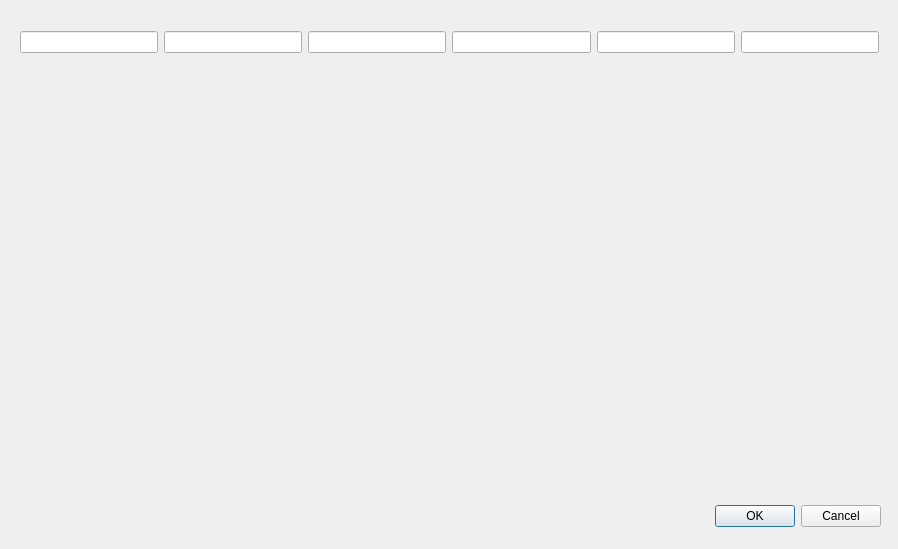
<?xml version="1.0" encoding="UTF-8"?>
<ui version="4.0">
 <class>FoodMenuWindow</class>
 <widget class="QDialog" name="FoodMenuWindow">
  <property name="geometry">
   <rect>
    <x>0</x>
    <y>0</y>
    <width>898</width>
    <height>549</height>
   </rect>
  </property>
  <property name="windowTitle">
   <string>Dialog</string>
  </property>
  <widget class="QDialogButtonBox" name="buttonBox">
   <property name="geometry">
    <rect>
     <x>540</x>
     <y>500</y>
     <width>341</width>
     <height>32</height>
    </rect>
   </property>
   <property name="orientation">
    <enum>Qt::Horizontal</enum>
   </property>
   <property name="standardButtons">
    <set>QDialogButtonBox::Cancel|QDialogButtonBox::Ok</set>
   </property>
  </widget>
  <widget class="QWidget" name="">
   <property name="geometry">
    <rect>
     <x>20</x>
     <y>30</y>
     <width>859</width>
     <height>24</height>
    </rect>
   </property>
   <layout class="QHBoxLayout" name="horizontalLayout">
    <item>
     <widget class="QLineEdit" name="lineEdit"/>
    </item>
    <item>
     <widget class="QLineEdit" name="lineEdit_2"/>
    </item>
    <item>
     <widget class="QLineEdit" name="lineEdit_3"/>
    </item>
    <item>
     <widget class="QLineEdit" name="lineEdit_4"/>
    </item>
    <item>
     <widget class="QLineEdit" name="lineEdit_5"/>
    </item>
    <item>
     <widget class="QLineEdit" name="lineEdit_6"/>
    </item>
   </layout>
  </widget>
 </widget>
 <resources/>
 <connections>
  <connection>
   <sender>buttonBox</sender>
   <signal>accepted()</signal>
   <receiver>FoodMenuWindow</receiver>
   <slot>accept()</slot>
   <hints>
    <hint type="sourcelabel">
     <x>248</x>
     <y>254</y>
    </hint>
    <hint type="destinationlabel">
     <x>157</x>
     <y>274</y>
    </hint>
   </hints>
  </connection>
  <connection>
   <sender>buttonBox</sender>
   <signal>rejected()</signal>
   <receiver>FoodMenuWindow</receiver>
   <slot>reject()</slot>
   <hints>
    <hint type="sourcelabel">
     <x>316</x>
     <y>260</y>
    </hint>
    <hint type="destinationlabel">
     <x>286</x>
     <y>274</y>
    </hint>
   </hints>
  </connection>
 </connections>
</ui>
